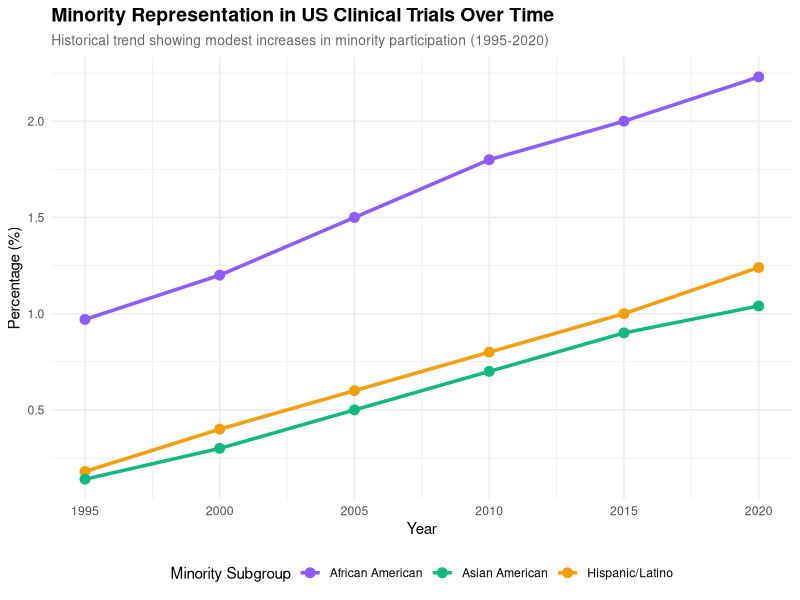

Write R code to recreate this figure.
## ---- chunk 1

# Code from Claude; 7 October 2025
# Prompt: Hi Claude, I'm looking for a graph of minority representation in US
# clinical trials over time. Can you put that code into Tidyverse R code? Can
# you give me the hyperlinks of the sources you use for the data?

library(tidyverse)
library(scales)

minorityTrialParticipation_df <- tibble(
  year = c(1995, 2000, 2005, 2010, 2015, 2020),
  `African American` = c(0.97, 1.2, 1.5, 1.8, 2.0, 2.23),
  `Hispanic/Latino` = c(0.18, 0.4, 0.6, 0.8, 1.0, 1.24),
  `Asian American` = c(0.14, 0.3, 0.5, 0.7, 0.9, 1.04)
) %>%
  pivot_longer(
    cols = -year, 
    names_to = "group", 
    values_to = "percentage"
  )

### Claude Sources ###
# Based on my search results, here are the hyperlinks to the sources for the
# data:
# 
# Mayo Clinic Proceedings (2021) - Study analyzing 25 years of data showing
# African American, Hispanic/Latino, and Asian American representation trends:
# https://www.mayoclinicproceedings.org/article/S0025-6196(20)31259-3/fulltext
# 
# Lancet Regional Health - Americas (2022) - Study on racial and ethnic
# representation in clinical trials:
# https://www.thelancet.com/journals/lanam/article/PIIS2667-193X(22)00069-2/fulltext
# 
# FDA Drug Trials Snapshots - Data on demographics in clinical trials (2015-2019
# period):
# https://www.fda.gov/drugs/drug-approvals-and-databases/drug-trials-snapshots

# Create line chart for historical trends
ggplot(minorityTrialParticipation_df) +
  aes(x = year, y = percentage, color = group) +
  geom_line(linewidth = 1.2) +
  geom_point(size = 3) +
  scale_color_manual(values = c(
    "African American" = "#8b5cf6",
    "Hispanic/Latino" = "#f59e0b",
    "Asian American" = "#10b981"
  )) +
  labs(
    title = "Minority Representation in US Clinical Trials Over Time",
    subtitle = "Historical trend showing modest increases in minority participation (1995-2020)",
    x = "Year",
    y = "Percentage (%)",
    color = "Minority Subgroup"
  ) +
  theme_minimal() +
  theme(
    plot.title = element_text(face = "bold", size = 14),
    plot.subtitle = element_text(size = 10, color = "gray40"),
    legend.position = "bottom"
  )
